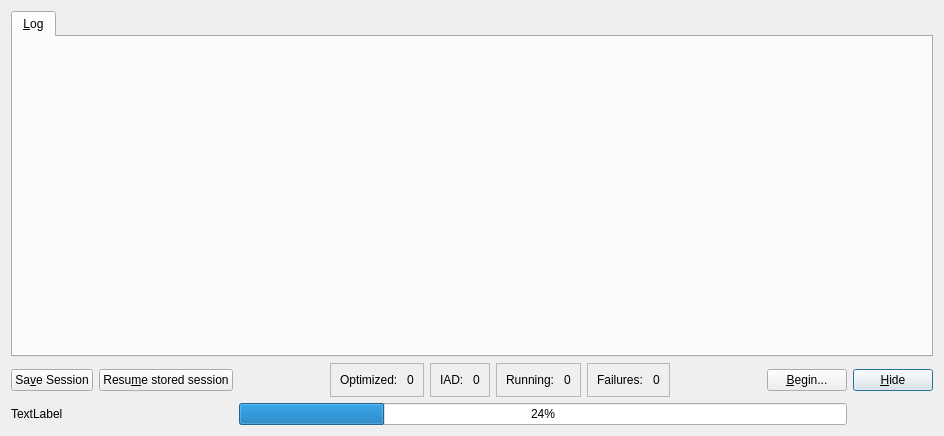
<?xml version="1.0" encoding="UTF-8"?>
<ui version="4.0">
 <class>XtalOptDialog</class>
 <widget class="QDialog" name="XtalOptDialog">
  <property name="geometry">
   <rect>
    <x>0</x>
    <y>0</y>
    <width>944</width>
    <height>436</height>
   </rect>
  </property>
  <property name="sizePolicy">
   <sizepolicy hsizetype="Preferred" vsizetype="Preferred">
    <horstretch>0</horstretch>
    <verstretch>0</verstretch>
   </sizepolicy>
  </property>
  <property name="windowTitle">
   <string>XtalOpt</string>
  </property>
  <property name="windowIcon">
   <iconset resource="../xtalopt.qrc">
    <normaloff>:/xtalopt/icons/images/xtalopt-logo.png</normaloff>:/xtalopt/icons/images/xtalopt-logo.png</iconset>
  </property>
  <layout class="QGridLayout" name="gridLayout">
   <item row="4" column="9">
    <widget class="QPushButton" name="pushButton">
     <property name="sizePolicy">
      <sizepolicy hsizetype="Fixed" vsizetype="Fixed">
       <horstretch>0</horstretch>
       <verstretch>0</verstretch>
      </sizepolicy>
     </property>
     <property name="text">
      <string>&amp;Hide</string>
     </property>
    </widget>
   </item>
   <item row="4" column="8">
    <widget class="QPushButton" name="push_begin">
     <property name="sizePolicy">
      <sizepolicy hsizetype="Fixed" vsizetype="Fixed">
       <horstretch>0</horstretch>
       <verstretch>0</verstretch>
      </sizepolicy>
     </property>
     <property name="text">
      <string>&amp;Begin...</string>
     </property>
    </widget>
   </item>
   <item row="4" column="0">
    <widget class="QPushButton" name="push_save">
     <property name="text">
      <string>Sa&amp;ve Session</string>
     </property>
    </widget>
   </item>
   <item row="4" column="1">
    <widget class="QPushButton" name="push_resume">
     <property name="text">
      <string>Resu&amp;me stored session</string>
     </property>
    </widget>
   </item>
   <item row="4" column="3">
    <widget class="QFrame" name="frame">
     <property name="frameShape">
      <enum>QFrame::StyledPanel</enum>
     </property>
     <property name="frameShadow">
      <enum>QFrame::Raised</enum>
     </property>
     <layout class="QGridLayout" name="gridLayout_2">
      <item row="0" column="0">
       <widget class="QLabel" name="label">
        <property name="text">
         <string>Optimized: </string>
        </property>
       </widget>
      </item>
      <item row="0" column="1">
       <widget class="QLabel" name="label_opt">
        <property name="text">
         <string>0</string>
        </property>
       </widget>
      </item>
     </layout>
    </widget>
   </item>
    <item row="4" column="4">
    <widget class="QFrame" name="frame_3">
     <property name="frameShape">
      <enum>QFrame::StyledPanel</enum>
     </property>
     <property name="frameShadow">
      <enum>QFrame::Raised</enum>
     </property>
     <layout class="QGridLayout" name="gridLayout_4">
      <item row="0" column="0">
       <widget class="QLabel" name="label_4">
        <property name="text">
         <string>IAD: </string>
        </property>
       </widget>
      </item>
      <item row="0" column="1">
       <widget class="QLabel" name="label_iad">
        <property name="text">
         <string>0</string>
        </property>
       </widget>
      </item>
     </layout>
    </widget>
   </item>
   <item row="4" column="5">
    <widget class="QFrame" name="frame_2">
     <property name="frameShape">
      <enum>QFrame::StyledPanel</enum>
     </property>
     <property name="frameShadow">
      <enum>QFrame::Raised</enum>
     </property>
     <layout class="QGridLayout" name="gridLayout_3">
      <item row="0" column="0">
       <widget class="QLabel" name="label_3">
        <property name="text">
         <string>Running: </string>
        </property>
       </widget>
      </item>
      <item row="0" column="1">
       <widget class="QLabel" name="label_run">
        <property name="text">
         <string>0</string>
        </property>
       </widget>
      </item>
     </layout>
    </widget>
   </item>
   <item row="4" column="6">
    <widget class="QFrame" name="frame_4">
     <property name="frameShape">
      <enum>QFrame::StyledPanel</enum>
     </property>
     <property name="frameShadow">
      <enum>QFrame::Raised</enum>
     </property>
     <layout class="QGridLayout" name="gridLayout_5">
      <item row="0" column="0">
       <widget class="QLabel" name="label_7">
        <property name="text">
         <string>Failures: </string>
        </property>
       </widget>
      </item>
      <item row="0" column="1">
       <widget class="QLabel" name="label_fail">
        <property name="text">
         <string>0</string>
        </property>
       </widget>
      </item>
     </layout>
    </widget>
   </item>
   <item row="2" column="0" colspan="10">
    <widget class="QTabWidget" name="tabs">
     <property name="currentIndex">
      <number>0</number>
     </property>
     <property name="usesScrollButtons">
      <bool>false</bool>
     </property>
     <widget class="QWidget" name="tab_log">
      <attribute name="title">
       <string>&amp;Log</string>
      </attribute>
      <layout class="QGridLayout" name="gridLayout_7"/>
     </widget>
    </widget>
   </item>
   <item row="4" column="7">
    <spacer name="horizontalSpacer">
     <property name="orientation">
      <enum>Qt::Horizontal</enum>
     </property>
     <property name="sizeHint" stdset="0">
      <size>
       <width>40</width>
       <height>20</height>
      </size>
     </property>
    </spacer>
   </item>
   <item row="4" column="2">
    <spacer name="horizontalSpacer_2">
     <property name="orientation">
      <enum>Qt::Horizontal</enum>
     </property>
     <property name="sizeHint" stdset="0">
      <size>
       <width>40</width>
       <height>20</height>
      </size>
     </property>
    </spacer>
   </item>
   <item row="5" column="0" colspan="2">
    <widget class="QLabel" name="label_prog">
     <property name="text">
      <string>TextLabel</string>
     </property>
    </widget>
   </item>
   <item row="5" column="2" colspan="7">
    <widget class="QProgressBar" name="progbar">
     <property name="value">
      <number>24</number>
     </property>
    </widget>
   </item>
  </layout>
 </widget>
 <tabstops>
  <tabstop>tabs</tabstop>
  <tabstop>push_save</tabstop>
  <tabstop>push_resume</tabstop>
  <tabstop>push_begin</tabstop>
  <tabstop>pushButton</tabstop>
 </tabstops>
 <resources>
  <include location="../xtalopt.qrc"/>
 </resources>
 <connections>
  <connection>
   <sender>pushButton</sender>
   <signal>clicked()</signal>
   <receiver>XtalOptDialog</receiver>
   <slot>accept()</slot>
   <hints>
    <hint type="sourcelabel">
     <x>840</x>
     <y>494</y>
    </hint>
    <hint type="destinationlabel">
     <x>199</x>
     <y>149</y>
    </hint>
   </hints>
  </connection>
 </connections>
</ui>
